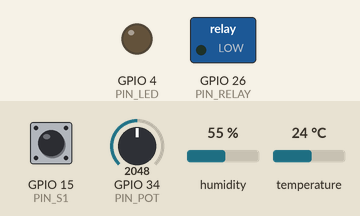
Recording of a sketch running on a simulated ESP32. Parts: switched loads named in the sketch (green lamp = pin HIGH), output pins drawn as LEDs (lit = HIGH). Dashed ring = blinking. Inputs (shaded band) come from the test bench; at power-on: GPIO 15 (PIN_S1) LOW, GPIO 34 (PIN_POT) = 2048, humidity 55 %, temperature 24 °C. WiFi joins after 1.5 s; servers stay silent unless stated; what the sketch prints to the serial monitor is not drawn.

Above: at 3.7 s.
3.8 s: GPIO 15 (PIN_S1) driven HIGH
At 5.2 s:
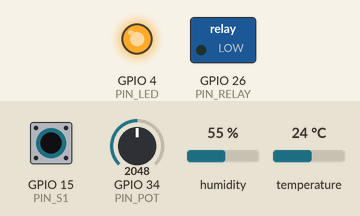
8.3 s: GPIO 15 (PIN_S1) pulsed LOW 5 times (0.12 s each, 0.3 s apart)
At 8.92 s:
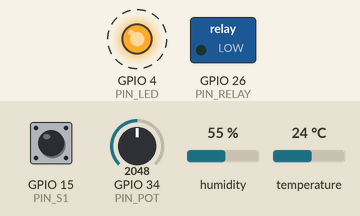
Timing chart, 0 to 11.3 s (numbered marks = the images above; inputs shaded):
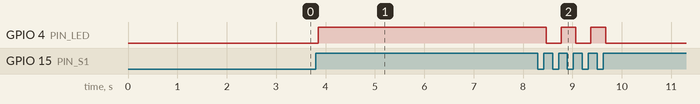

Measured:
- after the input at 3.8 s, GPIO 4 (PIN_LED): LOW → HIGH after 0.05 s
- after the input at 8.3 s, GPIO 4 (PIN_LED): alternates HIGH for 0.30 s and LOW for 0.30 s, 5 changes in all, then stays LOW, starting after 0.17 s

The sketch:

p3_dashboard.ino
```cpp
/*
 * BAB 47 - Program 3: Dashboard Dua Arah
 * - GET /           -> halaman dashboard (HTML + JavaScript), lewat port 80
 * - ws://<IP>:81/   -> WebSocket dua arah:
 *     ESP32 -> semua browser : {"tipe":"status", ...sensor, LED, relay...}
 *                              setiap 2 detik dan segera setelah ada perubahan
 *     browser -> ESP32       : {"led":true} atau {"relay":false}
 *     ESP32 -> satu browser  : {"tipe":"error","pesan":"..."} kalau perintah ditolak
 * Tombol S1 di kit membalik LED merah; semua browser ikut diperbarui.
 * Rangkaian: DHT -> IO27, VR10K -> IO34, LED1 (merah) -> IO4, RELAY -> IO26, SW1 -> IO15
 */

#include <WiFi.h>
#include <ESPmDNS.h>
#include <WebServer.h>
#include <WebSocketsServer.h>
#include <ArduinoJson.h>
#include <DHT.h>

const char *NAMA_WIFI = "NamaWiFiKamu";          // ← ganti dengan WiFi kamu
const char *PASSWORD_WIFI = "PasswordWiFiKamu";  // ← ganti dengan WiFi kamu
const char *NAMA_MDNS = "bluino";                // nama .local, tanpa ".local" (BAB 45)

#define PIN_DHT 27
#define TIPE_DHT DHT11
#define PIN_POT 34    // potensiometer VR10K (ADC1)
#define PIN_LED 4     // LED1 (merah), aktif HIGH
#define PIN_RELAY 26  // RELAY, aktif HIGH
#define PIN_S1 15     // tombol S1 (SW1), ditekan = HIGH (pull-down 10 kΩ di PCB)

const int AMBANG_POT = 2;                  // %: perubahan lebih kecil dianggap derau
const unsigned long JEDA_KIRIM_MIN = 100;  // ms: paling sering 10 pesan per detik
const unsigned long WAKTU_DEBOUNCE = 50;   // ms: tombol harus stabil selama ini (BAB 9)

// struct Timer dari BAB 16
struct Timer {
  unsigned long interval;   // ms
  unsigned long waktuLalu;  // hasil millis() saat terakhir dijalankan

  // Mengembalikan true kalau sudah waktunya, lalu mencatat waktunya
  bool sudahWaktunya(unsigned long sekarang) {
    if (sekarang - waktuLalu >= interval) {
      waktuLalu = sekarang;
      return true;
    }
    return false;
  }
};

WebServer server(80);     // port 80: mengirim halaman web
WebSocketsServer ws(81);  // port 81: pesan WebSocket dua arah
DHT dht(PIN_DHT, TIPE_DHT);

Timer timerDHT = {2000, 0};  // baca DHT11 + siaran rutin setiap 2 detik
Timer timerPot = {20, 0};    // periksa potensiometer setiap 20 ms

float suhu = NAN;
float kelembapan = NAN;
bool dhtOk = false;
bool bacaanPertama = true;
int potTerkirim = 0;  // nilai potensiometer (%) terbaru yang dikirim ke browser
bool ledNyala = false;
bool relayNyala = false;

bool adaPerubahan = false;  // ada keadaan baru yang belum disiarkan?
unsigned long waktuKirimTerakhir = 0;

// Data debounce tombol S1 (BAB 9)
int bacaanS1Sebelumnya = LOW;
int statusS1Stabil = LOW;
unsigned long waktuS1Berubah = 0;

// Halaman dashboard. Tidak memakai CDN, jadi tetap berjalan tanpa internet.
const char HALAMAN_DASHBOARD[] = R"rawliteral(
<!DOCTYPE html>
<html lang="id">
<head>
<meta charset="UTF-8">
<meta name="viewport" content="width=device-width, initial-scale=1">
<title>Dashboard Bluino</title>
<style>
  * { box-sizing: border-box; }
  body { font-family: Arial, Helvetica, sans-serif; background: #f2f4f7;
         color: #222; margin: 0; padding: 16px; }
  .wadah { max-width: 520px; margin: 0 auto; }
  header { display: flex; justify-content: space-between; align-items: center; }
  h1 { font-size: 1.3em; margin: 0; color: #1565c0; }
  h2 { font-size: 1em; color: #555; margin: 20px 0 8px; }
  .koneksi { font-size: 0.85em; padding: 4px 10px; border-radius: 999px;
             background: #e0e0e0; color: #555; }
  .koneksi.ok { background: #e8f5e9; color: #2e7d32; }
  .koneksi.putus { background: #ffebee; color: #c62828; }
  .grid { display: grid; grid-template-columns: repeat(auto-fit, minmax(140px, 1fr));
          gap: 10px; }
  .kartu { background: #fff; border-radius: 12px; padding: 14px;
           box-shadow: 0 1px 3px rgba(0, 0, 0, 0.12); }
  .label { font-size: 0.9em; color: #666; }
  .nilai { font-size: 2em; font-weight: bold; margin-top: 4px; }
  .satuan { font-size: 0.5em; color: #666; font-weight: normal; }
  .batang { height: 8px; background: #e0e0e0; border-radius: 4px;
            margin-top: 8px; overflow: hidden; }
  .isi { height: 100%; width: 0; background: #1565c0; }
  .baris { display: flex; justify-content: space-between; align-items: center;
           gap: 10px; margin-bottom: 10px; }
  .lencana { display: inline-block; margin-top: 6px; font-size: 0.85em;
             padding: 2px 10px; border-radius: 999px; background: #eceff1; color: #546e7a; }
  .lencana.nyala { background: #fff3e0; color: #e65100; }
  button { font-size: 1em; padding: 12px 16px; min-width: 120px; border: none;
           border-radius: 8px; background: #1565c0; color: #fff; cursor: pointer; }
  button.matikan { background: #455a64; }
  button:disabled { background: #90a4ae; cursor: not-allowed; }
  .peringatan { color: #c62828; font-size: 0.9em; min-height: 1.2em; margin: 8px 0 0; }
  .info { font-size: 0.85em; color: #666; line-height: 1.6; }
</style>
</head>
<body>
<div class="wadah">
  <header>
    <h1>Dashboard Bluino</h1>
    <span id="koneksi" class="koneksi">Menyambung...</span>
  </header>

  <h2>Sensor</h2>
  <div class="grid">
    <div class="kartu">
      <div class="label">Suhu</div>
      <div class="nilai"><span id="suhu">--</span> <span class="satuan">°C</span></div>
    </div>
    <div class="kartu">
      <div class="label">Kelembapan</div>
      <div class="nilai"><span id="lembap">--</span> <span class="satuan">%RH</span></div>
    </div>
    <div class="kartu">
      <div class="label">Potensiometer</div>
      <div class="nilai"><span id="pot">--</span> <span class="satuan">%</span></div>
      <div class="batang"><div id="potBatang" class="isi"></div></div>
    </div>
  </div>
  <p id="dhtPesan" class="peringatan"></p>

  <h2>Kontrol</h2>
  <div class="kartu baris">
    <div>
      <div class="label">LED Merah (LED1, IO4)</div>
      <span id="ledStatus" class="lencana">...</span>
    </div>
    <button id="ledTombol" onclick="kirim('led')" disabled>Memuat...</button>
  </div>
  <div class="kartu baris">
    <div>
      <div class="label">Relay (IO26)</div>
      <span id="relayStatus" class="lencana">...</span>
    </div>
    <button id="relayTombol" onclick="kirim('relay')" disabled>Memuat...</button>
  </div>
  <p id="pesan" class="peringatan"></p>

  <h2>Info Perangkat</h2>
  <div class="kartu info">
    Browser tersambung: <span id="klien">--</span><br>
    Sinyal WiFi: <span id="rssi">--</span><br>
    Lama menyala: <span id="lama">--</span><br>
    Diperbarui pukul: <span id="jam">--</span>
  </div>
</div>

<script>
function el(id) { return document.getElementById(id); }
let ws;
let pengawas;                             // timer pendeteksi koneksi macet
const keadaan = { led: false, relay: false };  // keadaan terakhir menurut ESP32

function aturKoneksi(ok) {
  el("koneksi").textContent = ok ? "● Terhubung" : "● Terputus";
  el("koneksi").className = "koneksi " + (ok ? "ok" : "putus");
  if (!ok) {  // selama terputus, tombol tidak bisa ditekan
    el("ledTombol").disabled = true;
    el("relayTombol").disabled = true;
  }
}

// Status = keadaan SEKARANG; tulisan tombol = AKSI yang terjadi kalau ditekan
function aturTombol(nama, nyala, teksNyala) {
  keadaan[nama] = nyala;
  el(nama + "Status").textContent = nyala ? teksNyala : "Mati";
  el(nama + "Status").className = "lencana" + (nyala ? " nyala" : "");
  const tombol = el(nama + "Tombol");
  tombol.textContent = nyala ? "Matikan" : "Nyalakan";
  tombol.className = nyala ? "matikan" : "";
  tombol.disabled = false;
}

function tampilkan(d) {
  el("suhu").textContent = d.suhu === null ? "--" : d.suhu.toFixed(1).replace(".", ",");
  el("lembap").textContent = d.kelembapan === null ? "--" : d.kelembapan.toFixed(0);
  el("pot").textContent = d.potensiometer;
  el("potBatang").style.width = d.potensiometer + "%";
  el("dhtPesan").textContent = d.dht_ok ? "" : "DHT11 belum terbaca. Periksa kabel DHT ke IO27.";
  aturTombol("led", d.led, "Menyala");
  aturTombol("relay", d.relay, "Aktif");
  el("klien").textContent = d.klien;
  el("rssi").textContent = d.rssi + " dBm";
  const s = d.waktu_nyala;
  el("lama").textContent = Math.floor(s / 3600) + " jam " + Math.floor((s % 3600) / 60) +
                           " menit " + (s % 60) + " detik";
  el("jam").textContent = new Date().toLocaleTimeString("id-ID");
}

// Tombol ditekan: kirim keadaan TUJUAN (kebalikan keadaan sekarang),
// lalu tunggu siaran status dari ESP32 untuk mengubah tampilan
function kirim(nama) {
  if (!ws || ws.readyState !== WebSocket.OPEN) return;
  const perintah = {};
  perintah[nama] = !keadaan[nama];
  ws.send(JSON.stringify(perintah));
  el("pesan").textContent = "";
}

// Pengawas: ESP32 menyiarkan status minimal setiap 2 detik.
// Kalau 6 detik tidak ada pesan sama sekali, koneksi dianggap macet.
function aturPengawas() {
  clearTimeout(pengawas);
  pengawas = setTimeout(putus, 6000);
}

// Dipanggil saat koneksi tertutup ATAU macet:
// buang koneksi lama, lalu coba sambung lagi 3 detik kemudian
function putus() {
  clearTimeout(pengawas);
  aturKoneksi(false);
  ws.onclose = null;    // koneksi lama tidak dipedulikan lagi
  ws.onmessage = null;
  ws.close();
  setTimeout(sambungkan, 3000);
}

function sambungkan() {
  ws = new WebSocket("ws://" + location.hostname + ":81/");
  aturPengawas();       // kalau 6 detik belum juga tersambung, coba lagi
  ws.onopen = function () {
    aturKoneksi(true);
    aturPengawas();
  };
  ws.onmessage = function (e) {
    aturPengawas();     // ada pesan = koneksi masih hidup
    let d;
    try {
      d = JSON.parse(e.data);
    } catch (err) {
      console.warn("Pesan bukan JSON:", e.data);
      return;
    }
    if (d.tipe === "status") {
      tampilkan(d);
    } else if (d.tipe === "error") {
      el("pesan").textContent = "ESP32 menolak perintah: " + d.pesan;
    }
  };
  ws.onclose = putus;
}

sambungkan();
</script>
</body>
</html>
)rawliteral";

void aturLed(bool nyala) {
  ledNyala = nyala;
  digitalWrite(PIN_LED, nyala ? HIGH : LOW);
  adaPerubahan = true;  // semua browser perlu tahu
}

void aturRelay(bool nyala) {
  relayNyala = nyala;
  digitalWrite(PIN_RELAY, nyala ? HIGH : LOW);
  adaPerubahan = true;
}

void bacaDHT() {
  dht.read(true);  // paksa membaca sensor sekarang (±25 ms), lihat BAB 26
  float h = dht.readHumidity();
  float t = dht.readTemperature();
  bool berhasil = !isnan(h) && !isnan(t);

  if (bacaanPertama || berhasil != dhtOk) {  // cetak hanya saat status berubah
    if (berhasil) {
      Serial.printf("[DHT11] OK: %.1f °C, %.0f %%RH\n", t, h);
    } else {
      Serial.println("[DHT11] Gagal membaca. Periksa kabel DHT -> IO27.");
    }
  }
  bacaanPertama = false;
  dhtOk = berhasil;
  if (berhasil) {
    suhu = t;
    kelembapan = h;
  }
}

int bacaPotPersen() {
  long total = 0;
  for (int i = 0; i < 8; i++) {
    total += analogRead(PIN_POT);  // rata-rata 8 bacaan untuk meredam derau ADC
  }
  return (total / 8) * 100 / 4095;
}

// Mengembalikan true SATU KALI setiap S1 baru ditekan (debounce + edge detection, BAB 9)
bool s1BaruDitekan() {
  int bacaan = digitalRead(PIN_S1);
  if (bacaan != bacaanS1Sebelumnya) {  // bacaan mentah berubah: ulangi "stopwatch"
    waktuS1Berubah = millis();
    bacaanS1Sebelumnya = bacaan;
  }
  if ((millis() - waktuS1Berubah) > WAKTU_DEBOUNCE && bacaan != statusS1Stabil) {
    statusS1Stabil = bacaan;
    return statusS1Stabil == HIGH;  // hanya saat berubah dari lepas ke ditekan
  }
  return false;
}

// Menyusun status lengkap (sensor + aktuator) menjadi teks JSON
String buatJsonStatus() {
  JsonDocument doc;
  doc["tipe"] = "status";
  if (dhtOk) {
    doc["suhu"] = suhu;
    doc["kelembapan"] = kelembapan;
  } else {
    doc["suhu"] = nullptr;
    doc["kelembapan"] = nullptr;
  }
  doc["dht_ok"] = dhtOk;
  doc["potensiometer"] = potTerkirim;
  doc["led"] = ledNyala;
  doc["relay"] = relayNyala;
  doc["klien"] = ws.connectedClients();
  doc["rssi"] = WiFi.RSSI();
  doc["waktu_nyala"] = millis() / 1000;

  String json;
  serializeJson(doc, json);
  return json;
}

// Menyiarkan status terbaru ke SEMUA browser yang tersambung
void siarkanStatus() {
  if (ws.connectedClients() == 0) return;  // tidak ada yang mendengarkan: lewati
  String json = buatJsonStatus();
  ws.broadcastTXT(json);
}

// Mengirim pesan kesalahan HANYA ke klien yang mengirim perintah salah
void kirimKesalahan(uint8_t nomor, const char *pesan) {
  JsonDocument doc;
  doc["tipe"] = "error";
  doc["pesan"] = pesan;
  String json;
  serializeJson(doc, json);
  ws.sendTXT(nomor, json);
  Serial.printf("[WS] Perintah dari klien #%u ditolak: %s\n", nomor, pesan);
}

// Membaca perintah JSON dari browser, misalnya {"led":true} atau {"relay":false}
void terimaPerintah(uint8_t nomor, uint8_t *data, size_t panjang) {
  JsonDocument perintah;
  DeserializationError err = deserializeJson(perintah, data, panjang);
  if (err) {
    kirimKesalahan(nomor, "JSON tidak valid");
    return;
  }

  bool adaPerintah = false;
  if (perintah["led"].is<bool>()) {
    aturLed(perintah["led"]);
    adaPerintah = true;
  }
  if (perintah["relay"].is<bool>()) {
    aturRelay(perintah["relay"]);
    adaPerintah = true;
  }
  if (!adaPerintah) {
    kirimKesalahan(nomor, "Isi \"led\" atau \"relay\" dengan true atau false");
    return;
  }

  Serial.printf("[WS] Perintah dari klien #%u: LED %s, relay %s\n", nomor,
                ledNyala ? "MENYALA" : "MATI", relayNyala ? "AKTIF" : "MATI");
}

// Dipanggil library (dari dalam ws.loop()) setiap ada kejadian WebSocket
void tanganiWebSocket(uint8_t nomor, WStype_t jenis, uint8_t *data, size_t panjang) {
  switch (jenis) {
    case WStype_CONNECTED:
      Serial.printf("[WS] Klien #%u terhubung dari %s (total %d klien)\n", nomor,
                    ws.remoteIP(nomor).toString().c_str(), ws.connectedClients());
      adaPerubahan = true;  // klien baru segera mendapat status terbaru
      break;

    case WStype_DISCONNECTED:
      Serial.printf("[WS] Klien #%u terputus (sisa %d klien)\n", nomor, ws.connectedClients());
      adaPerubahan = true;  // jumlah klien berubah
      break;

    case WStype_TEXT:
      if (panjang > 0) {
        terimaPerintah(nomor, data, panjang);
      }
      break;

    default:
      break;
  }
}

void halamanUtama() {
  server.send(200, "text/html", HALAMAN_DASHBOARD);
}

void halaman404() {
  server.send(404, "text/plain", "404 - alamat tidak ditemukan");
}

void sambungkanWiFi() {
  WiFi.setHostname(NAMA_MDNS);  // nama di daftar perangkat router — SEBELUM WiFi.mode()
  WiFi.mode(WIFI_STA);
  WiFi.begin(NAMA_WIFI, PASSWORD_WIFI);
  Serial.printf("Menyambung ke WiFi \"%s\"", NAMA_WIFI);

  unsigned long mulai = millis();
  while (WiFi.status() != WL_CONNECTED) {
    if (millis() - mulai > 20000) {  // menyerah setelah 20 detik
      Serial.println("\nGagal tersambung. Periksa nama/password WiFi dan pastikan 2,4 GHz.");
      Serial.println("ESP32 restart dalam 5 detik...");
      delay(5000);
      ESP.restart();
    }
    delay(500);
    Serial.print(".");
  }
  Serial.println(" tersambung!");
  WiFi.setSleep(false);  // matikan hemat daya WiFi supaya pesan lebih cepat sampai
}

void setup() {
  Serial.begin(115200);
  delay(1000);
  Serial.println("\nBAB 47 - Program 3: Dashboard Dua Arah");

  pinMode(PIN_LED, OUTPUT);  // pinMode dulu, baru digitalWrite (core 3.x)
  pinMode(PIN_RELAY, OUTPUT);
  pinMode(PIN_S1, INPUT);    // pull-down eksternal di PCB: ditekan = HIGH
  aturLed(false);
  aturRelay(false);
  dht.begin();
  potTerkirim = bacaPotPersen();

  sambungkanWiFi();
  bool mdnsAktif = MDNS.begin(NAMA_MDNS);
  if (mdnsAktif) {
    MDNS.addService("http", "tcp", 80);
  }

  server.on("/", HTTP_GET, halamanUtama);
  server.onNotFound(halaman404);
  server.begin();

  ws.begin();
  ws.onEvent(tanganiWebSocket);
  ws.enableHeartbeat(15000, 3000, 2);  // ping tiap 15 detik, putus setelah 2x tidak dijawab

  String ip = WiFi.localIP().toString();
  Serial.printf("Halaman web : http://%s/\n", ip.c_str());
  if (mdnsAktif) {
    Serial.printf("              atau http://%s.local/\n", NAMA_MDNS);
  }
  Serial.printf("WebSocket   : ws://%s:81/\n", ip.c_str());
}

void loop() {
  server.handleClient();
  ws.loop();

  unsigned long sekarang = millis();

  // 1. Tombol fisik S1 membalik LED merah
  if (s1BaruDitekan()) {
    aturLed(!ledNyala);
    Serial.printf("[TOMBOL] S1 ditekan: LED %s\n", ledNyala ? "MENYALA" : "MATI");
  }

  // 2. Siaran rutin setiap 2 detik: baca DHT11 dan samakan nilai potensiometer
  if (timerDHT.sudahWaktunya(sekarang)) {
    bacaDHT();
    potTerkirim = bacaPotPersen();
    adaPerubahan = true;
  }

  // 3. Potensiometer: tandai kalau berubah cukup jauh (bukan sekadar derau)
  if (timerPot.sudahWaktunya(sekarang)) {
    int pot = bacaPotPersen();
    if (abs(pot - potTerkirim) >= AMBANG_POT) {
      potTerkirim = pot;
      adaPerubahan = true;
    }
  }

  // 4. Siarkan kalau ada perubahan, tetapi paling sering setiap JEDA_KIRIM_MIN
  if (adaPerubahan && sekarang - waktuKirimTerakhir >= JEDA_KIRIM_MIN) {
    siarkanStatus();
    adaPerubahan = false;
    waktuKirimTerakhir = sekarang;
  }
}
```
